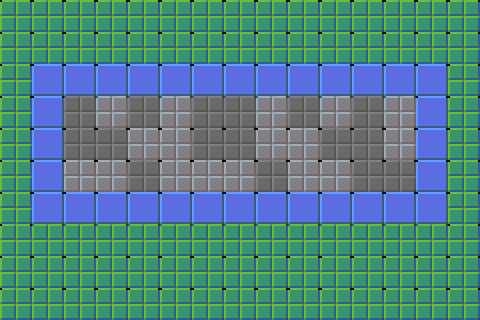

Below is a game level as drawn by its tile map, then a one-line description and the .tmx that defines it (tile-layer data replaced by summaries):
An orthogonal 15x10 tile map with 32x32 px tiles, 4 tile layers (Bricks, Background, firstFloor, secondFloor), 2 tilesets and 13 objects (12x Creepspawn, Exit).

<map version="1.0" orientation="orthogonal" width="15" height="10" tilewidth="32" tileheight="32">
 <tileset firstgid="1" name="tiles" tilewidth="32" tileheight="32">
  <image source="../images/tiles.png" width="736" height="320" />
 </tileset>
 <tileset firstgid="231" name="objects" tilewidth="32" tileheight="32">
  <image source="../images/objects.png" width="256" height="256" />
 </tileset>
 <layer name="Bricks" width="15" height="10">
  <properties>
   <property name="tileset" value="tiles" />
  </properties>
  <data>[150 cells, 24 non-empty, 1 distinct tile ids]</data>
 </layer>
 <layer name="Background" width="15" height="10">
  <properties>
   <property name="tileset" value="tiles" />
  </properties>
  <data>[150 cells, 0 non-empty, 0 distinct tile ids]</data>
 </layer>
 <layer name="firstFloor" width="15" height="10">
  <properties>
   <property name="tileset" value="tiles" />
  </properties>
  <data>[150 cells, 118 non-empty, 3 distinct tile ids]</data>
 </layer>
 <layer name="secondFloor" width="15" height="10">
  <properties>
   <property name="tileset" value="tiles" />
  </properties>
  <data>[150 cells, 32 non-empty, 1 distinct tile ids]</data>
 </layer>
 <objectgroup name="Objects" width="15" height="10">
  <object type="Exit" gid="158" x="352" y="160" />
  <object type="Creepspawn" gid="231" x="96" y="160" />
  <object type="Creepspawn" gid="231" x="96" y="192" />
  <object type="Creepspawn" gid="231" x="128" y="192" />
  <object type="Creepspawn" gid="231" x="128" y="160" />
  <object type="Creepspawn" gid="231" x="192" y="192" />
  <object type="Creepspawn" gid="231" x="160" y="192" />
  <object type="Creepspawn" gid="231" x="160" y="160" />
  <object type="Creepspawn" gid="231" x="192" y="160" />
  <object type="Creepspawn" gid="231" x="192" y="128" />
  <object type="Creepspawn" gid="231" x="160" y="128" />
  <object type="Creepspawn" gid="231" x="96" y="128" />
  <object type="Creepspawn" gid="231" x="128" y="128" />
 </objectgroup>
</map>
